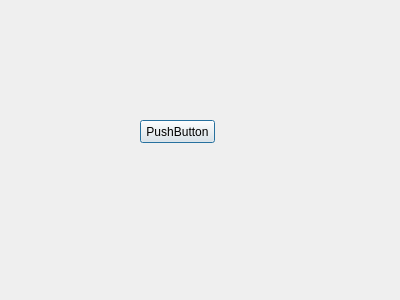
<?xml version="1.0" encoding="UTF-8"?>
<ui version="4.0">
 <class>Dialog</class>
 <widget class="QDialog" name="Dialog">
  <property name="geometry">
   <rect>
    <x>0</x>
    <y>0</y>
    <width>400</width>
    <height>300</height>
   </rect>
  </property>
  <property name="windowTitle">
   <string>Dialog</string>
  </property>
  <widget class="QPushButton" name="pushButton">
   <property name="geometry">
    <rect>
     <x>140</x>
     <y>120</y>
     <width>75</width>
     <height>23</height>
    </rect>
   </property>
   <property name="text">
    <string>PushButton</string>
   </property>
  </widget>
 </widget>
 <resources/>
 <connections>
  <connection>
   <sender>pushButton</sender>
   <signal>clicked()</signal>
   <receiver>Dialog</receiver>
   <slot>accept()</slot>
   <hints>
    <hint type="sourcelabel">
     <x>173</x>
     <y>124</y>
    </hint>
    <hint type="destinationlabel">
     <x>374</x>
     <y>220</y>
    </hint>
   </hints>
  </connection>
 </connections>
</ui>
